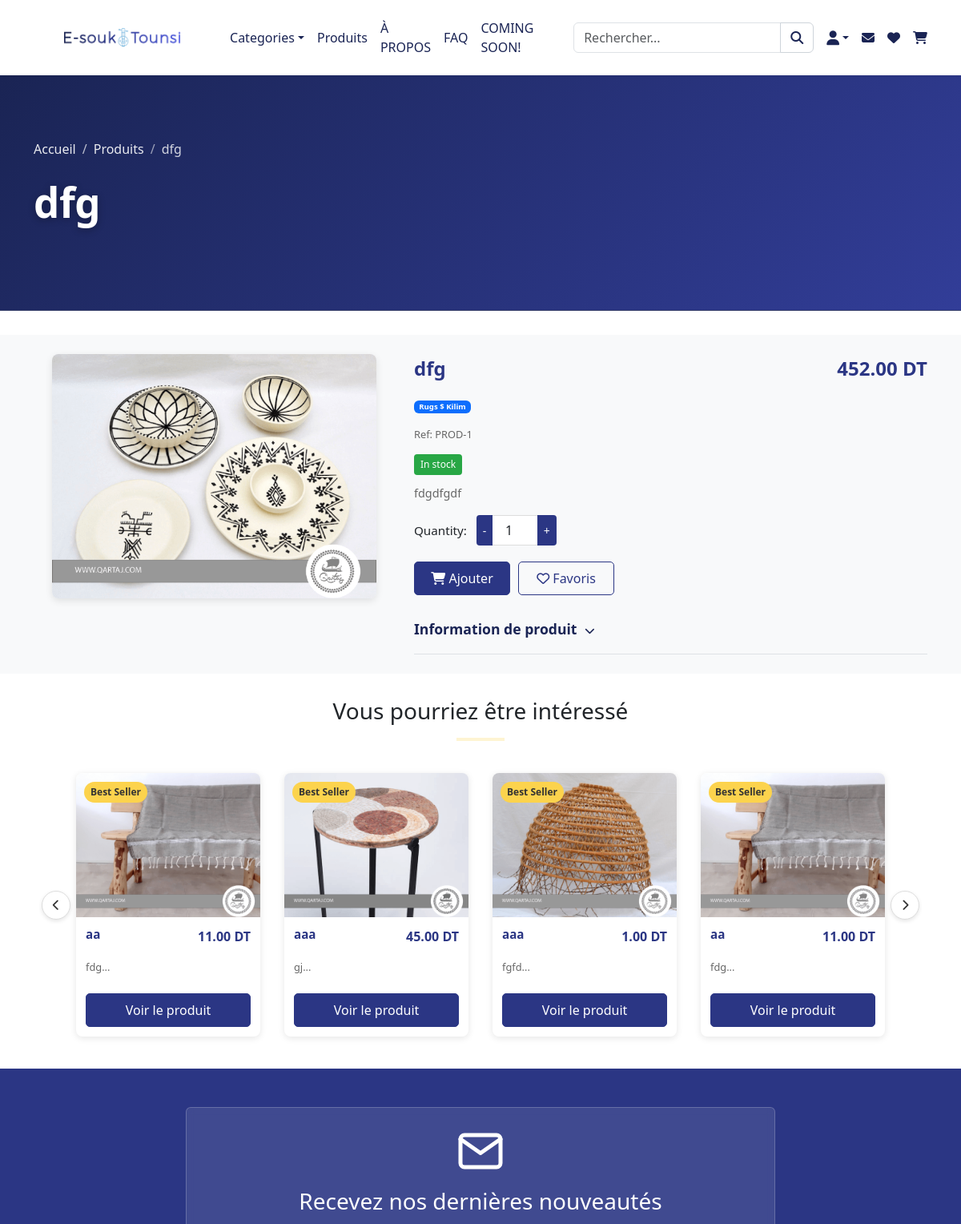
The page /public/pages/product-detail.php?id=1 (upper part) on the database as committed earlier.
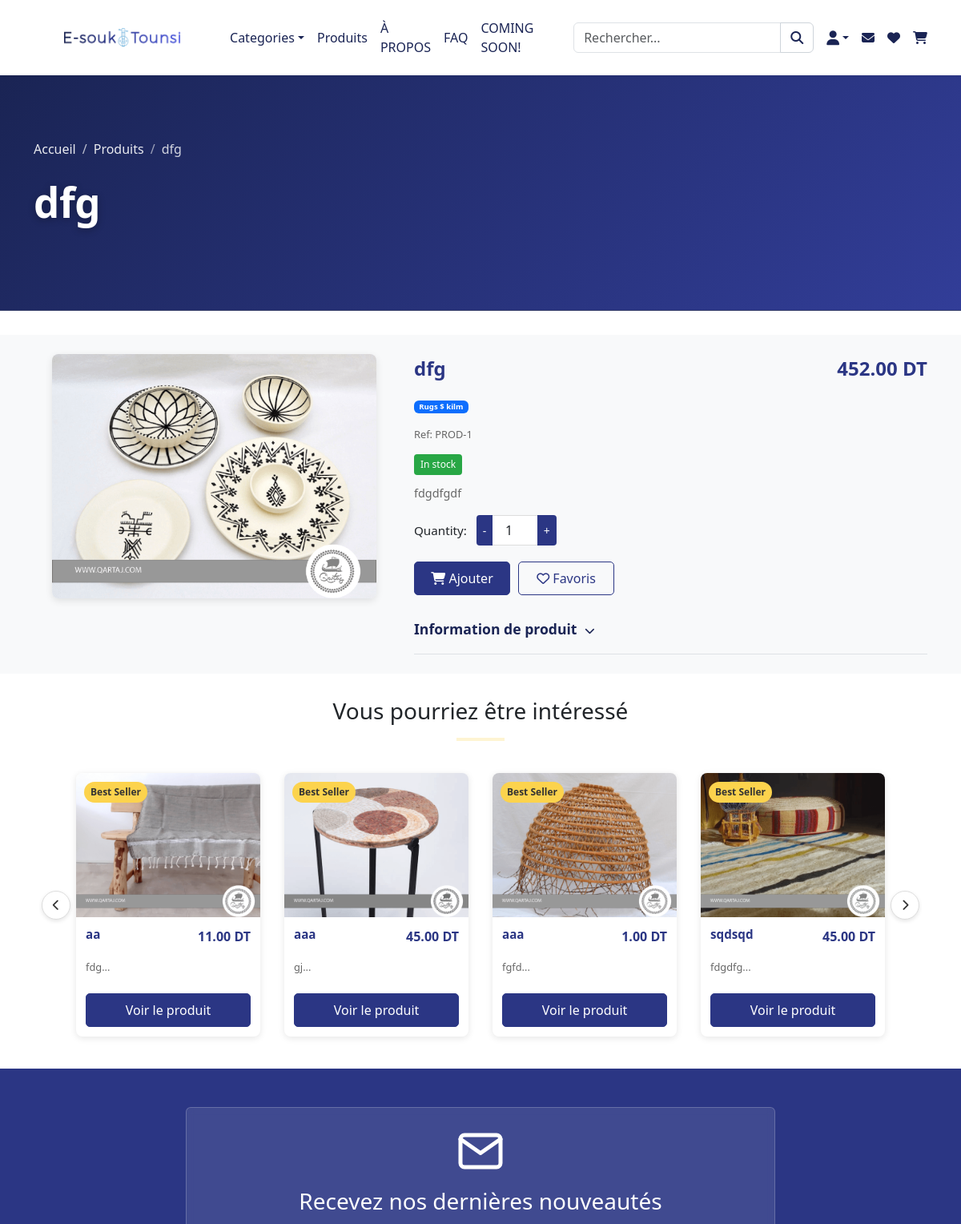
The same page on the database as committed later.
### tables this page shows
CREATE TABLE `product` (
  `id_product` int NOT NULL AUTO_INCREMENT,
  `title` varchar(255) NOT NULL,
  `description` text,
  `price` decimal(10,2) NOT NULL,
  `stock` int DEFAULT '0',
  `image` varchar(255) DEFAULT NULL,
  `is_best_seller` tinyint(1) NOT NULL DEFAULT '0',
  `created_at` datetime DEFAULT CURRENT_TIMESTAMP,
  `category_id` int DEFAULT NULL,
  PRIMARY KEY (`id_product`),
  KEY `category_id` (`category_id`),
  CONSTRAINT `product_ibfk_1` FOREIGN KEY (`category_id`) REFERENCES `category` (`id_category`) ON DELETE SET NULL
);

CREATE TABLE `category` (
  `id_category` int NOT NULL AUTO_INCREMENT,
  `name` varchar(100) NOT NULL,
  `discription` text NOT NULL,
  `image` varchar(255) DEFAULT NULL,
  PRIMARY KEY (`id_category`)
);

### public/pages/product-detail.php (the view, shortened to what the changed rows need)
<?php
$db = Database::getInstance();
$product_id = isset($_GET['id']) ? intval($_GET['id']) : 0;
$stmt = $db->prepare("SELECT p.*, c.name as category_name
                     FROM product p
                     LEFT JOIN category c ON p.category_id = c.id_category
                     WHERE p.id_product = ?");
$stmt->execute([$product_id]);
$product = $stmt->fetch(PDO::FETCH_ASSOC);
$title = htmlspecialchars($product['title']);
$breadcrumbs = [
    'Accueil' => 'index.php',
    'Produits' => 'product.php',
    $product['title'] => '#'
];
?>
<!DOCTYPE html>
<html lang="fr">
<head>
    <?php include '../templates/header.php'; ?>
    <link rel="stylesheet" href="../assets/css/product-detail.css">
    <link rel="stylesheet" href="../assets/css/components/hero.css">
</head>
<body>
    <?php include '../templates/navbar.php'; ?>
    <?php include '../templates/hero.php'; ?>
    <section class="product-detail-section py-4">
        <div class="container">
            <div class="row">
                <div class="col-md-5 mb-4">
                    <div class="product-image-container">
                        <img src="../../root_uploads/products/<?= htmlspecialchars($product['image']) ?>"
                             alt="<?= htmlspecialchars($product['title']) ?>">
                    </div>
                </div>
                <div class="col-md-7">
                    <div class="d-flex justify-content-between align-items-center mb-3">
                        <h1 class="product-title mb-0"><?= htmlspecialchars($product['title']) ?></h1>
                        <div class="product-price">
                            <span class="price"><?= number_format($product['price'], 2) ?> DT</span>
                        </div>
                    </div>
                    <?php if ($product['category_id']): ?>
                        <div class="mb-3">
                            <span class="badge bg-primary"><?= htmlspecialchars($product['category_name']) ?></span>
                        </div>
                    <?php endif; ?>
                    <div class="product-sku">Ref: PROD-<?= $product['id_product'] ?></div>
                    <div class="stock-badge <?= $product['stock'] > 0 ? '' : 'out-of-stock' ?>">
                        <?= $product['stock'] > 0 ? 'In stock' : 'Out of stock' ?>
                    </div>
                    <div class="product-description mb-3">
                        <?= nl2br(htmlspecialchars($product['description'])) ?>
                    </div>
                    <form method="post" action="">
                        <div class="quantity-selector">
                        </div>
                        <div class="button-container">
                        </div>
                    </form>
                    <div class="mt-4">
                        <div class="product-info-section border-bottom py-2">
                        </div>
                    </div>
                </div>
            </div>
        </div>
    </section>
    <section class="related-products">
        <div class="container-fluid">
            <div class="product-carousel-container">
                <div class="product-carousel">
                    <?php
                    $relatedQuery = $db->prepare("SELECT *, CASE WHEN is_best_seller = 1 THEN 'Best Seller' ELSE NULL END AS badge
                                                FROM product
                                                WHERE category_id = ? AND id_product != ?
                                                LIMIT 4");
                    $relatedQuery->execute([$product['category_id'], $product_id]);
                    $relatedProducts = $relatedQuery->fetchAll(PDO::FETCH_ASSOC);
                    if (count($relatedProducts) < 4) {
                        $limit = 4 - count($relatedProducts);
                        $bestSellersQuery = $db->prepare("SELECT *, 'Best Seller' AS badge
                                                        FROM product
                                                        WHERE is_best_seller = 1 AND id_product != ?
                                                        LIMIT ?");
                        $bestSellersQuery->bindParam(1, $product_id, PDO::PARAM_INT);
                        $bestSellersQuery->bindParam(2, $limit, PDO::PARAM_INT);
                        $bestSellersQuery->execute();
                        $bestSellers = $bestSellersQuery->fetchAll(PDO::FETCH_ASSOC);
                        $relatedProducts = array_merge($relatedProducts, $bestSellers);
                    }
                    foreach($relatedProducts as $relatedProduct): ?>
                        <div class="product-card">
                            <?php if (!empty($relatedProduct['badge'])): ?>
                                <div class="badge-container">
                                    <span class="best-seller-badge"><?= $relatedProduct['badge'] ?></span>
                                </div>
                            <?php endif; ?>
                            <div class="product-image">
                                <a href="product-detail.php?id=<?= $relatedProduct['id_product'] ?>">
                                    <img src="../../root_uploads/products/<?= htmlspecialchars($relatedProduct['image']) ?>" alt="<?= htmlspecialchars($relatedProduct['title']) ?>">
                                </a>
                            </div>
                            <div class="product-details">
                                <div class="product-info">
                                    <h5 class="product-title"><?= htmlspecialchars($relatedProduct['title']) ?></h5>
                                    <span class="price"><?= number_format($relatedProduct['price'], 2) ?> DT</span>
                                </div>
                                <p class="product-description"><?= substr(htmlspecialchars($relatedProduct['description']), 0, 60) ?>...</p>
                                <div class="product-price-action">
                                    <a href="product-detail.php?id=<?= $relatedProduct['id_product'] ?>" class="btn btn-primary add-to-cart-btn">
                                        Voir le produit
                                    </a>
                                </div>
                            </div>
                        </div>
                    <?php endforeach; ?>
                </div>
            </div>
        </div>
    </section>
    <?php include '../templates/footer.php'; ?>
</body>
</html>

### public/templates/hero.php (shortened to what the changed rows need)
<?php
$title = $title ?? "Page Title";
$breadcrumbs = $breadcrumbs ?? [
    'Accueil' => 'index.php',
    $title => '#'
];
?>
<section class="category-hero-section">
    <div class="container position-relative" style="z-index: 2;">
        <div class="row align-items-center">
            <div class="col-lg-8 text-white">
                <nav aria-label="breadcrumb">
                    <ol class="breadcrumb">
                        <?php
                        $i = 0;
                        $total = count($breadcrumbs);
                        foreach ($breadcrumbs as $name => $url) {
                            $i++;
                            if ($i == $total) {
                                echo '<li class="breadcrumb-item active" aria-current="page">' . htmlspecialchars($name) . '</li>';
                            } else {
                                echo '<li class="breadcrumb-item"><a href="' . htmlspecialchars($url) . '">' . htmlspecialchars($name) . '</a></li>';
                            }
                        }
                        ?>
                    </ol>
                </nav>
                <h1 class="hero-title"><?php echo htmlspecialchars($title); ?></h1>
            </div>
        </div>
    </div>
</section>

Rows that differ between the two databases and show on the page:
no longer on one of the page's lists (row unchanged): product: title "aa", price "11.00", description "fdg"
changed through a linked row, product "dfg": category.name "Rugs $ Kilim" → "Rugs $ kilm"
now on this page (row edited): product: badge "Best Seller", image (picture), title "sqdsqd", price "45.00", description "fdgdfg"
